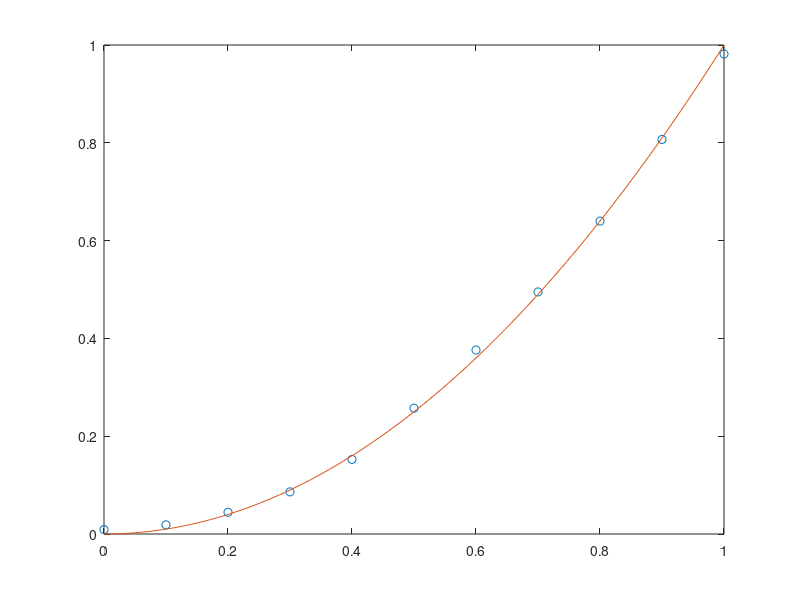
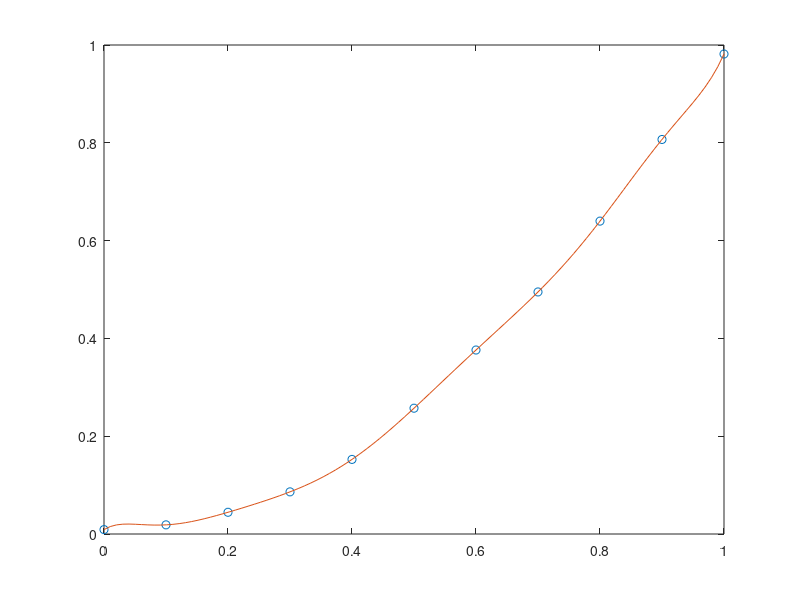

Write MATLAB code to recreate these figures, in order.
clear all
close all
clc

format SHORTE

m = 11;
x = linspace(0,1,m);
x = x(:);

data = fliplr(vander(x));

% noisy data

thetas = zeros(m,m);
c = zeros(m,1);
mmse = zeros(m,1);

y = x.^2 + .01 * randn(length(x),1);

x1 = linspace(0,1);
y1 = x1.^2;

figure
plot(x,y,'o')
hold on
plot(x1,y1)
hold off

for i = 1:m
    X = data(:,1:i);
    s = svd(X);
    theta = (X.' * X) \ (X.' * y);
    thetas(i,1:i) = (X.' * X) \ (X.' * y);
    cs(i) = max(s)/min(s);
    mmses(i) = (y - X * theta).' * (y - X*theta) / length(x);
end

disp('Polynomial Coefficients')
disp(thetas)
disp('Minimum mean square error')
disp(mmses)
disp('Condition numbers')
disp(cs)

y1 = polyval(flip(thetas(m,:)),x1);

figure
plot(x,y,'o')
hold on
plot(x1,y1)
hold off

   